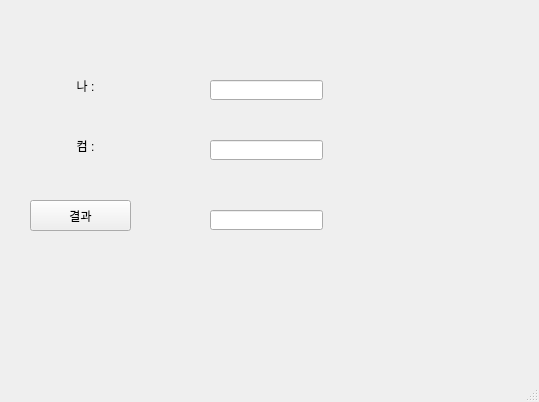
<?xml version="1.0" encoding="UTF-8"?>
<ui version="4.0">
 <class>MainWindow</class>
 <widget class="QMainWindow" name="MainWindow">
  <property name="geometry">
   <rect>
    <x>0</x>
    <y>0</y>
    <width>539</width>
    <height>402</height>
   </rect>
  </property>
  <property name="windowTitle">
   <string>MainWindow</string>
  </property>
  <widget class="QWidget" name="centralwidget">
   <widget class="QLabel" name="lbl1">
    <property name="geometry">
     <rect>
      <x>40</x>
      <y>70</y>
      <width>91</width>
      <height>31</height>
     </rect>
    </property>
    <property name="text">
     <string>나 :</string>
    </property>
    <property name="alignment">
     <set>Qt::AlignCenter</set>
    </property>
   </widget>
   <widget class="QLabel" name="lbl2">
    <property name="geometry">
     <rect>
      <x>40</x>
      <y>130</y>
      <width>91</width>
      <height>31</height>
     </rect>
    </property>
    <property name="text">
     <string>컴 :</string>
    </property>
    <property name="alignment">
     <set>Qt::AlignCenter</set>
    </property>
   </widget>
   <widget class="QPushButton" name="pb">
    <property name="geometry">
     <rect>
      <x>30</x>
      <y>200</y>
      <width>101</width>
      <height>31</height>
     </rect>
    </property>
    <property name="text">
     <string>결과</string>
    </property>
   </widget>
   <widget class="QLineEdit" name="le1">
    <property name="geometry">
     <rect>
      <x>210</x>
      <y>80</y>
      <width>113</width>
      <height>20</height>
     </rect>
    </property>
   </widget>
   <widget class="QLineEdit" name="le2">
    <property name="geometry">
     <rect>
      <x>210</x>
      <y>140</y>
      <width>113</width>
      <height>20</height>
     </rect>
    </property>
   </widget>
   <widget class="QLineEdit" name="le3">
    <property name="geometry">
     <rect>
      <x>210</x>
      <y>210</y>
      <width>113</width>
      <height>20</height>
     </rect>
    </property>
   </widget>
  </widget>
  <widget class="QMenuBar" name="menubar">
   <property name="geometry">
    <rect>
     <x>0</x>
     <y>0</y>
     <width>539</width>
     <height>21</height>
    </rect>
   </property>
  </widget>
  <widget class="QStatusBar" name="statusbar"/>
 </widget>
 <resources/>
 <connections/>
</ui>
